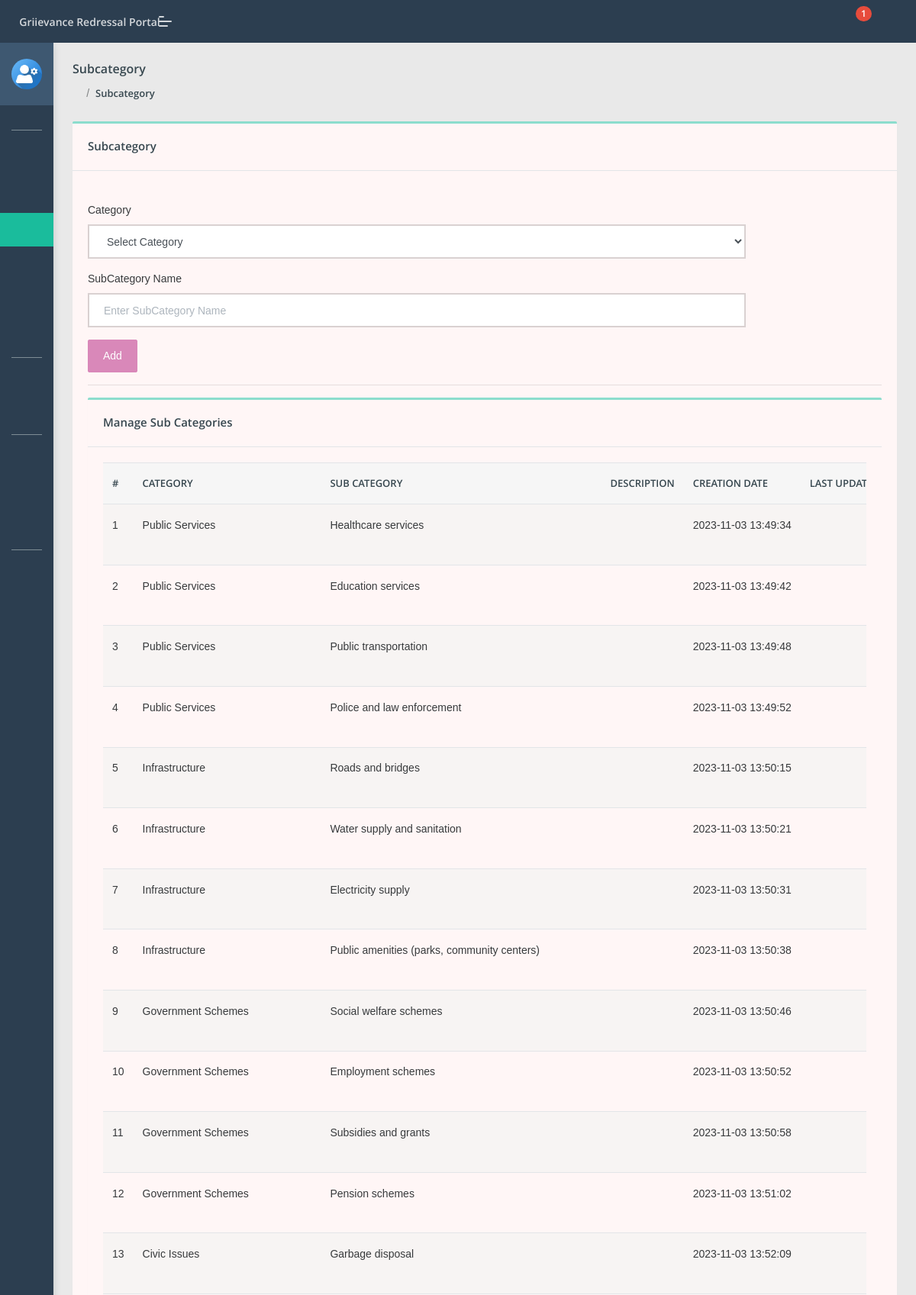
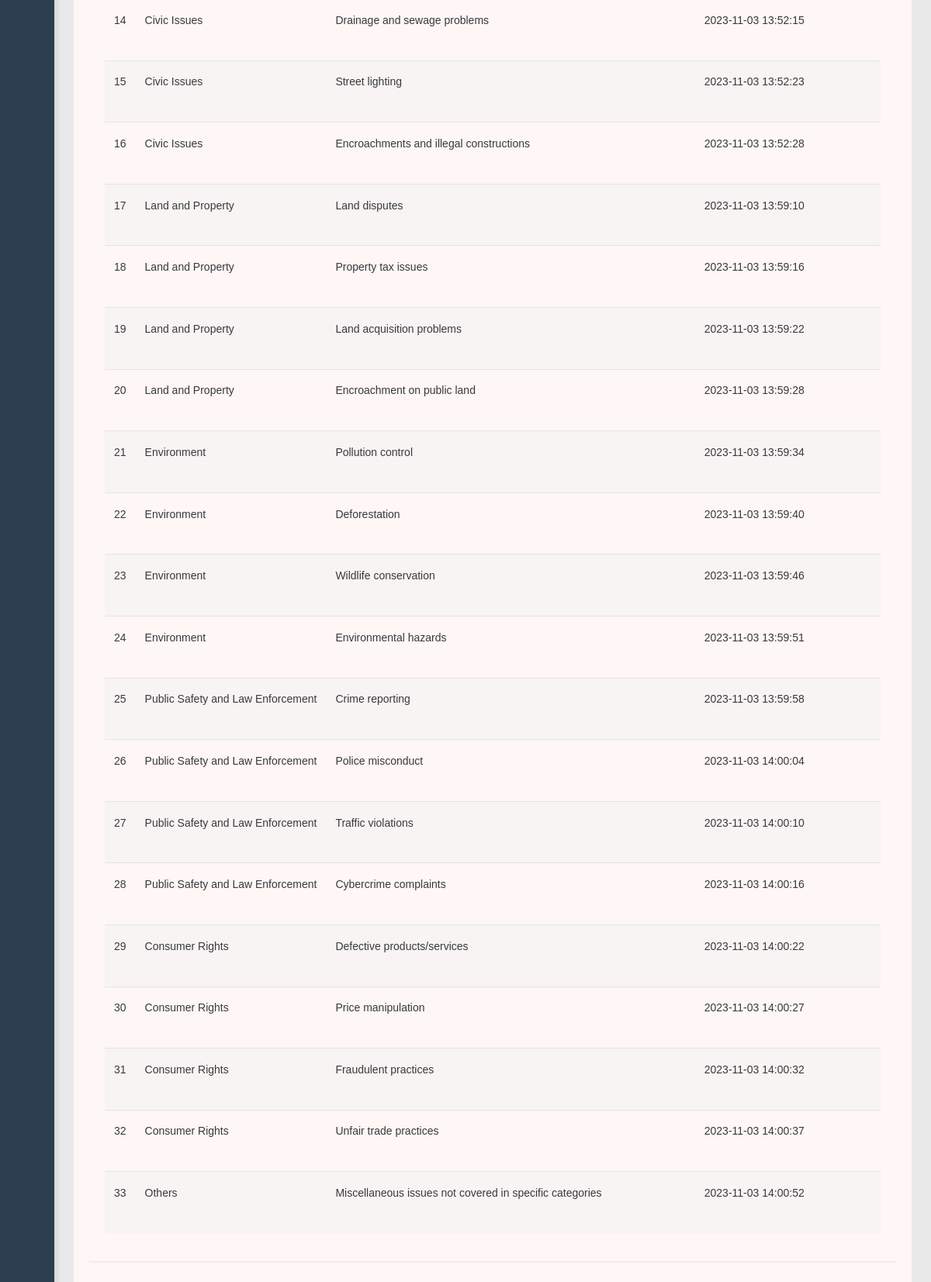
/cms/admin/subcategory.php (signed in), run on the app's committed database (2 pictures, top to bottom).
### tables this page shows
CREATE TABLE `subcategory` (
  `id` int(11) NOT NULL,
  `categoryid` int(11) DEFAULT NULL,
  `subcategory` varchar(255) DEFAULT NULL,
  `creationDate` timestamp NULL DEFAULT current_timestamp(),
  `updationDate` timestamp NULL DEFAULT NULL ON UPDATE current_timestamp()
);

CREATE TABLE `category` (
  `id` int(11) NOT NULL,
  `categoryName` varchar(255) DEFAULT NULL,
  `categoryDescription` longtext DEFAULT NULL,
  `creationDate` timestamp NULL DEFAULT current_timestamp(),
  `updationDate` timestamp NULL DEFAULT NULL ON UPDATE current_timestamp()
);

### cms/admin/subcategory.php (the view, shortened to what this page needs)
<?php
include('include/config.php');
if(strlen($_SESSION['aid'])==0)
    {
header('location:index.php');
}
else{
?>
<!DOCTYPE html>
<html lang="en">
<head>
    <link rel="stylesheet" href="assets/css/style.css">
</head>
<body class="">
	<?php include('include/sidebar.php');?>
	<?php include('include/header.php');?>
<section class="pcoded-main-container">
    <div class="pcoded-content">
        <div class="page-header">
            <div class="page-block">
                <div class="row align-items-center">
                    <div class="col-md-12">
                        <div class="page-header-title">
                            <h5 class="m-b-10">Subcategory</h5>
                        </div>
                        <ul class="breadcrumb">
                            <li class="breadcrumb-item"><a href="dashboard.php"><i class="feather icon-home"></i></a></li>
                            <li class="breadcrumb-item"><a href="subcategory.php">Subcategory</a></li>
                        </ul>
                    </div>
                </div>
            </div>
        </div>
        <div class="row">
            <div class="col-sm-12">
                <div class="card">
                    <div class="card-header">
                        <h5>Subcategory</h5>
                    </div>
                    <div class="card-body">
                        <div class="row">
                            <div class="col-md-10">
                                    <br />
                                <form method="post" name="Category">
                                    <div class="form-group">
                                        <label for="exampleInputEmail1">Category</label>
                                        <select name="category" class="form-control" required>
<option value="">Select Category</option>
</select>
                                    </div>
                                      <div class="form-group">
                                        <label for="exampleInputEmail1">SubCategory Name</label>
                                        <input type="text" placeholder="Enter SubCategory Name"  name="subcategory" class="form-control" required>
                                    </div>
                                    <button type="submit" class="btn  btn-primary" name="submit">Add</button>
                                </form>
                            </div>
                        </div>
                     <hr>
                      <div class="row">
                            <div class="col-xl-12">
                <div class="card">
                    <div class="card-header">
                        <h5>Manage Sub Categories</h5>
                    </div>
                    <div class="card-body table-border-style">
                        <div class="table-responsive">
                            <table class="table table-striped">
                                <thead>
                                    <tr>
                                            <th>#</th>
                                            <th>Category</th>
                                            <th>Sub Category</th>
                                            <th>Description</th>
                                            <th>Creation date</th>
                                            <th>Last Updated</th>
                                        </tr>
                                </thead>
                                <tbody>
                                    <?php $query=mysqli_query($con,"select subcategory.id,category.categoryName,category.categoryDescription,subcategory.subcategory,subcategory.creationDate,subcategory.updationDate from subcategory join category on category.id=subcategory.categoryid");
$cnt=1;
while($row=mysqli_fetch_array($query))
{
?>
                                        <tr>
                                            <td><?php echo htmlentities($cnt);?></td>
                                            <td><?php echo htmlentities($row['categoryName']);?></td>
                                            <td><?php echo htmlentities($row['subcategory']);?></td>
                                            <td><?php echo htmlentities($row['categoryDescription']);?></td>
                                            <td> <?php echo htmlentities($row['creationDate']);?></td>
                                            <td><?php echo htmlentities($row['updationDate']);?></td>
                                        </tr>
                                        <?php $cnt=$cnt+1; } ?>
                                </tbody>
                            </table>
                        </div>
                    </div>
                </div>
            </div>
                        </div>
                    </div>
                </div>
            </div>
        </div>
    </div>
</section>
</body>
</html>
<?php } ?>

### data on the page
subcategory: categoryid.categoryName "Public Services", subcategory "Healthcare services", creationDate "2023-11-03 13:49:34"
subcategory: categoryid.categoryName "Public Services", subcategory "Education services", creationDate "2023-11-03 13:49:42"
subcategory: categoryid.categoryName "Public Services", subcategory "Public transportation", creationDate "2023-11-03 13:49:48"
subcategory: categoryid.categoryName "Public Services", subcategory "Police and law enforcement", creationDate "2023-11-03 13:49:52"
subcategory: categoryid.categoryName "Infrastructure", subcategory "Roads and bridges", creationDate "2023-11-03 13:50:15"
subcategory: categoryid.categoryName "Infrastructure", subcategory "Water supply and sanitation", creationDate "2023-11-03 13:50:21"
subcategory: categoryid.categoryName "Infrastructure", subcategory "Electricity supply", creationDate "2023-11-03 13:50:31"
subcategory: categoryid.categoryName "Infrastructure", subcategory "Public amenities (parks, community centers)", creationDate "2023-11-03 13:50:38"
subcategory: categoryid.categoryName "Government Schemes", subcategory "Social welfare schemes", creationDate "2023-11-03 13:50:46"
subcategory: categoryid.categoryName "Government Schemes", subcategory "Employment schemes", creationDate "2023-11-03 13:50:52"
subcategory: categoryid.categoryName "Government Schemes", subcategory "Subsidies and grants", creationDate "2023-11-03 13:50:58"
subcategory: categoryid.categoryName "Government Schemes", subcategory "Pension schemes", creationDate "2023-11-03 13:51:02"
subcategory: categoryid.categoryName "Civic Issues", subcategory "Garbage disposal", creationDate "2023-11-03 13:52:09"
subcategory: categoryid.categoryName "Civic Issues", subcategory "Drainage and sewage problems", creationDate "2023-11-03 13:52:15"
subcategory: categoryid.categoryName "Civic Issues", subcategory "Street lighting", creationDate "2023-11-03 13:52:23"
subcategory: categoryid.categoryName "Civic Issues", subcategory "Encroachments and illegal constructions", creationDate "2023-11-03 13:52:28"
subcategory: categoryid.categoryName "Land and Property", subcategory "Land disputes", creationDate "2023-11-03 13:59:10"
subcategory: categoryid.categoryName "Land and Property", subcategory "Property tax issues", creationDate "2023-11-03 13:59:16"
subcategory: categoryid.categoryName "Land and Property", subcategory "Land acquisition problems", creationDate "2023-11-03 13:59:22"
subcategory: categoryid.categoryName "Land and Property", subcategory "Encroachment on public land", creationDate "2023-11-03 13:59:28"
subcategory: categoryid.categoryName "Environment", subcategory "Pollution control", creationDate "2023-11-03 13:59:34"
subcategory: categoryid.categoryName "Environment", subcategory "Deforestation", creationDate "2023-11-03 13:59:40"
subcategory: categoryid.categoryName "Environment", subcategory "Wildlife conservation", creationDate "2023-11-03 13:59:46"
subcategory: categoryid.categoryName "Environment", subcategory "Environmental hazards", creationDate "2023-11-03 13:59:51"
subcategory: categoryid.categoryName "Public Safety and Law Enforcement", subcategory "Crime reporting", creationDate "2023-11-03 13:59:58"
subcategory: categoryid.categoryName "Public Safety and Law Enforcement", subcategory "Police misconduct", creationDate "2023-11-03 14:00:04"
subcategory: categoryid.categoryName "Public Safety and Law Enforcement", subcategory "Traffic violations", creationDate "2023-11-03 14:00:10"
subcategory: categoryid.categoryName "Public Safety and Law Enforcement", subcategory "Cybercrime complaints", creationDate "2023-11-03 14:00:16"
subcategory: categoryid.categoryName "Consumer Rights", subcategory "Defective products/services", creationDate "2023-11-03 14:00:22"
subcategory: categoryid.categoryName "Consumer Rights", subcategory "Price manipulation", creationDate "2023-11-03 14:00:27"
subcategory: categoryid.categoryName "Consumer Rights", subcategory "Fraudulent practices", creationDate "2023-11-03 14:00:32"
subcategory: categoryid.categoryName "Consumer Rights", subcategory "Unfair trade practices", creationDate "2023-11-03 14:00:37"
subcategory: categoryid.categoryName "Others", subcategory "Miscellaneous issues not covered in specific categories", creationDate "2023-11-03 14:00:52"

### other printed values
$num1 "1"
